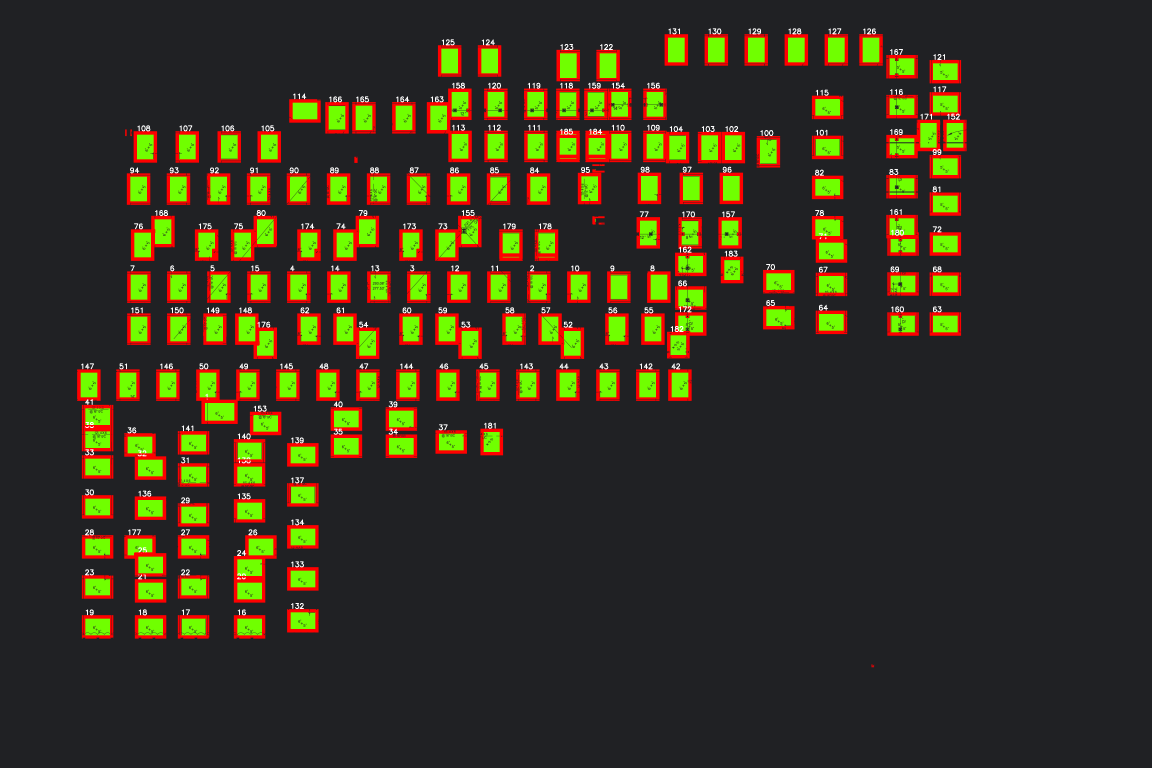
#> input picture files/Step8-results.png, 3456 x 2304 px (shown at 1/3 size)
$ python -i Step8.py   (imports and definitions only)
#> lines starting #> are read from the running program, lines starting #| are printed output that depends on the picture; after the words box and inside, x2 and y2 are one past the last pixel; in counts of white or black regions, pixels touching at a corner belong together
#!/usr/bin/env python3
"""
Step7: Keep only pink (#ff00cd) shapes, remove all other colors
Uses OpenCV contour detection to count individual pink shapes
"""

import re
import math
import os
import sys
import cv2
import numpy as np
import cairosvg
import io
from PIL import Image
import json
sys.path.append(os.path.join(os.path.dirname(__file__), '..'))


# [18 lines left out: function svg_to_image, not called in this run]


def detect_pink_shapes(image_path, output_path='results.png'):
    """Detect individual pink shapes using contour detection"""
#> called with image_path = '../files/Step8-results.png', output_path = 'results.png'

    print(f"Processing image: {image_path}")

    # Check if input is SVG and convert if needed
    if str(image_path).lower().endswith('.svg'):
        print("Converting SVG to image for processing...")
        pil_image = svg_to_image(image_path)
        if pil_image is None:
            return 0, []

        # Convert PIL Image to OpenCV format
        img = cv2.cvtColor(np.array(pil_image), cv2.COLOR_RGB2BGR)
    else:
        # Read image directly if it's not SVG
        img = cv2.imread(str(image_path))
#> img is the input picture: shape (2304, 3456, 3); mean B, G, R 31.9, 50.3, 54.4

    if img is None:
        print(f"Error: Could not read image {image_path}")
        return 0, []

    # Convert to HSV for better color detection
    hsv = cv2.cvtColor(img, cv2.COLOR_BGR2HSV)
#> hsv: shape (2304, 3456, 3); mean H, S, V 99.6, 62.3, 69.5

    # Define pink color range in HSV for #ff00cd (RGB: 255, 0, 205 = HSV: 310°, 100%, 100%)
    # In OpenCV HSV: H ranges 0-180, S and V range 0-255
    # 310° / 2 = 155 in OpenCV
    # We need to use two ranges because pink wraps around the hue circle
    lower_pink1 = np.array([140, 50, 50])   # Lower magenta/pink (wider range)
    upper_pink1 = np.array([170, 255, 255])   # Upper magenta/pink

    lower_pink2 = np.array([0, 50, 50])     # Lower red/pink (wrapping, wider range)
    upper_pink2 = np.array([15, 255, 255])    # Upper red/pink (wrapping)

    # Create mask for pink objects (combine both ranges)
    pink_mask1 = cv2.inRange(hsv, lower_pink1, upper_pink1)
#> pink_mask1: shape (2304, 3456); every value is 0
    pink_mask2 = cv2.inRange(hsv, lower_pink2, upper_pink2)
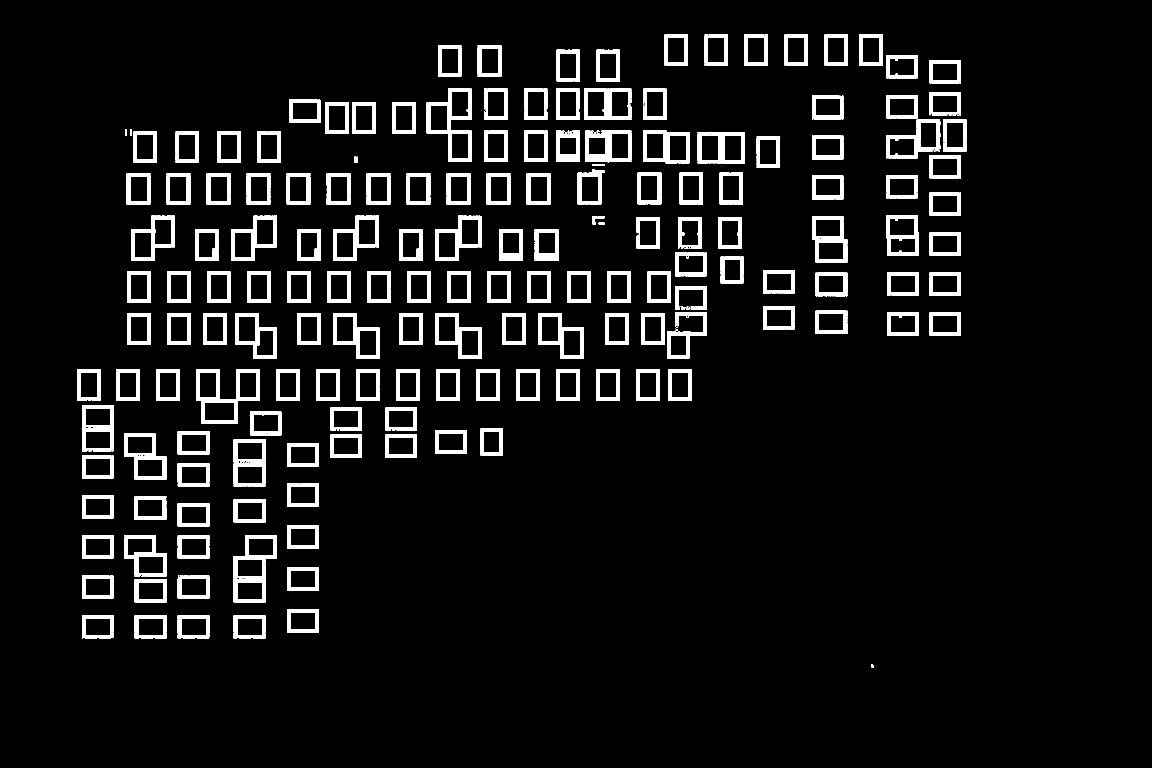
#> pink_mask2: shape (2304, 3456) (shown at 1/3 size); 6.6% white; 390 white regions (61 under 20 px), largest, box (x1, y1, x2, y2) and area: (588, 1108, 779, 1272) 8948, (1280, 266, 1415, 486) 8497, (701, 1606, 830, 1808) 8170
    pink_mask = cv2.bitwise_or(pink_mask1, pink_mask2)

    # Apply morphological operations to clean up the mask
    kernel = np.ones((3,3), np.uint8)
    pink_mask = cv2.morphologyEx(pink_mask, cv2.MORPH_CLOSE, kernel)
#> pink_mask: shape (2304, 3456); 6.9% white; 172 white regions (4 under 20 px), largest, box (x1, y1, x2, y2) and area: (588, 1108, 779, 1272) 9123, (1280, 266, 1415, 486) 8545, (701, 1606, 830, 1808) 8205
    pink_mask = cv2.morphologyEx(pink_mask, cv2.MORPH_OPEN, kernel)
#> pink_mask: shape (2304, 3456); 6.9% white; 178 white regions (7 under 20 px)

    # Find contours
    contours, _ = cv2.findContours(pink_mask, cv2.RETR_EXTERNAL, cv2.CHAIN_APPROX_SIMPLE)
#> contours = 178 contours, 7 with area under 20; largest, box (x1, y1, x2, y2) and area: (588, 1108, 779, 1272) 20746, (1280, 266, 1415, 486) 19140, (701, 1606, 830, 1808) 19064, (701, 1317, 796, 1460) 13339, (2093, 396, 2235, 490) 13110

    # Filter contours based on area and shape
    valid_contours = []
    for contour in contours:
        area = cv2.contourArea(contour)

        # Filter by area (adjust these values based on your shapes)
        if 10 < area < 50000:  # Very broad range to catch all potential shapes
            # Get bounding rectangle
            x, y, w, h = cv2.boundingRect(contour)

            # Check aspect ratio (diagonal lines can have various aspect ratios)
            aspect_ratio = w / h if h > 0 else 0
            # Allow for various shapes
            if 0.2 < aspect_ratio < 5.0:
                # Additional check: ensure reasonable size
                if w >= 10 and h >= 10:  # Minimum size requirement
                    valid_contours.append((contour, x, y, w, h, area))
#> this loop made 178 passes
#> (contour, area, x, y, w, h, aspect_ratio) on passes 8, 22, 29, 30: ([[246, 1726], [246, 1795], [339, 1795], [339, 1726]], 6417, 246, 1726, 94, 70, 1.34), ([[246, 1366], [246, 1435], [339, 1435], [339, 1366]], 6417, 246, 1366, 94, 70, 1.34), ([[1306, 1291], [1306, 1360], [1400, 1360], [1400, 1291]], 6486, 1306, 1291, 95, 70, 1.36), ([[1441, 1286], [1441, 1365], [1508, 1365], [1508, 1286]], 5293, 1441, 1286, 68, 80, 0.85)
#> after the loop, valid_contours = 162 items

    print(f"Found {len(valid_contours)} initial contours")
#| Found 162 initial contours

    # Group nearby contours to identify individual shapes
    if len(valid_contours) > 0:
        # Sort by area to prioritize larger contours
        valid_contours.sort(key=lambda x: x[5], reverse=True)

        # Group contours that are close to each other
        grouped_contours = []
        used_indices = set()

        for i, (contour, x, y, w, h, area) in enumerate(valid_contours):
            if i in used_indices:
                continue

            # Find contours that are close to this one
            nearby_contours = [(contour, x, y, w, h, area)]
            used_indices.add(i)

            center_x = x + w/2
            center_y = y + h/2

            for j, (contour2, x2, y2, w2, h2, area2) in enumerate(valid_contours):
                if j in used_indices:
                    continue

                center_x2 = x2 + w2/2
                center_y2 = y2 + h2/2

                # Calculate distance between centers
                distance = ((center_x - center_x2)**2 + (center_y - center_y2)**2)**0.5

                # If contours are very close, group them
                if distance < 25:  # Adjust based on your shape spacing
                    nearby_contours.append((contour2, x2, y2, w2, h2, area2))
                    used_indices.add(j)

            # Calculate combined bounding box for the group
            if nearby_contours:
                min_x = min(c[1] for c in nearby_contours)
                min_y = min(c[2] for c in nearby_contours)
                max_x = max(c[1] + c[3] for c in nearby_contours)
                max_y = max(c[2] + c[4] for c in nearby_contours)

                group_w = max_x - min_x
                group_h = max_y - min_y

                # Apply aspect ratio constraint to grouped bounding boxes
                group_aspect_ratio = group_w / group_h if group_h > 0 else 0
                if 0.2 < group_aspect_ratio < 5.0:
                    grouped_contours.append((nearby_contours, min_x, min_y, group_w, group_h))
                else:
                    # If grouped bounding box doesn't meet aspect ratio, treat each contour individually
                    for contour, x, y, w, h, area in nearby_contours:
                        grouped_contours.append(([(contour, x, y, w, h, area)], x, y, w, h))
#> this loop made 162 passes
#> (center_x, center_y, min_x) on passes 1 to 8: (683.5, 1190, 588), (1347.5, 376, 1280), (765.5, 1707, 701), (748.5, 1388.5, 701), (2164, 443, 2093), (1823, 313, 1752), (1375.5, 715, 1306), (2489, 718, 2436)

        valid_contours = grouped_contours
        print(f"Grouped into {len(valid_contours)} pink shapes")
#| Grouped into 162 pink shapes

    # Create result image by copying the original image
    result_img = img.copy()

    # List to store shape data
    shapes_data = []

    # Draw results
    for i, (contours_group, x, y, w, h) in enumerate(valid_contours):
        # Draw all contours in the group in green (#00ff00)
        for contour, _, _, _, _, _ in contours_group:
            cv2.drawContours(result_img, [contour], -1, (0, 255, 0), 2)  # Green color (BGR)

        # Draw bounding box around the group in green (#00ff00)
        cv2.rectangle(result_img, (int(x), int(y)), (int(x + w), int(y + h)), (0, 255, 0), 2)

        # Add label in white
        label = f"{i+1}"
        cv2.putText(result_img, label, (int(x), int(y)-10),
                   cv2.FONT_HERSHEY_SIMPLEX, 0.7, (255, 255, 255), 2)

        # Store shape data
        shape_info = {
            "id": i + 1,
            "x": float(x),
            "y": float(y),
            "width": float(w),
            "height": float(h),
            "contours_count": len(contours_group),
            "center_x": float(x + w/2),
            "center_y": float(y + h/2)
        }
        shapes_data.append(shape_info)

        pass  # shape detected
#> this loop made 162 passes
#> (x, y, w, h) on passes 1 to 3: (588, 1108, 191, 164), (1280, 266, 135, 220), (701, 1606, 129, 202)
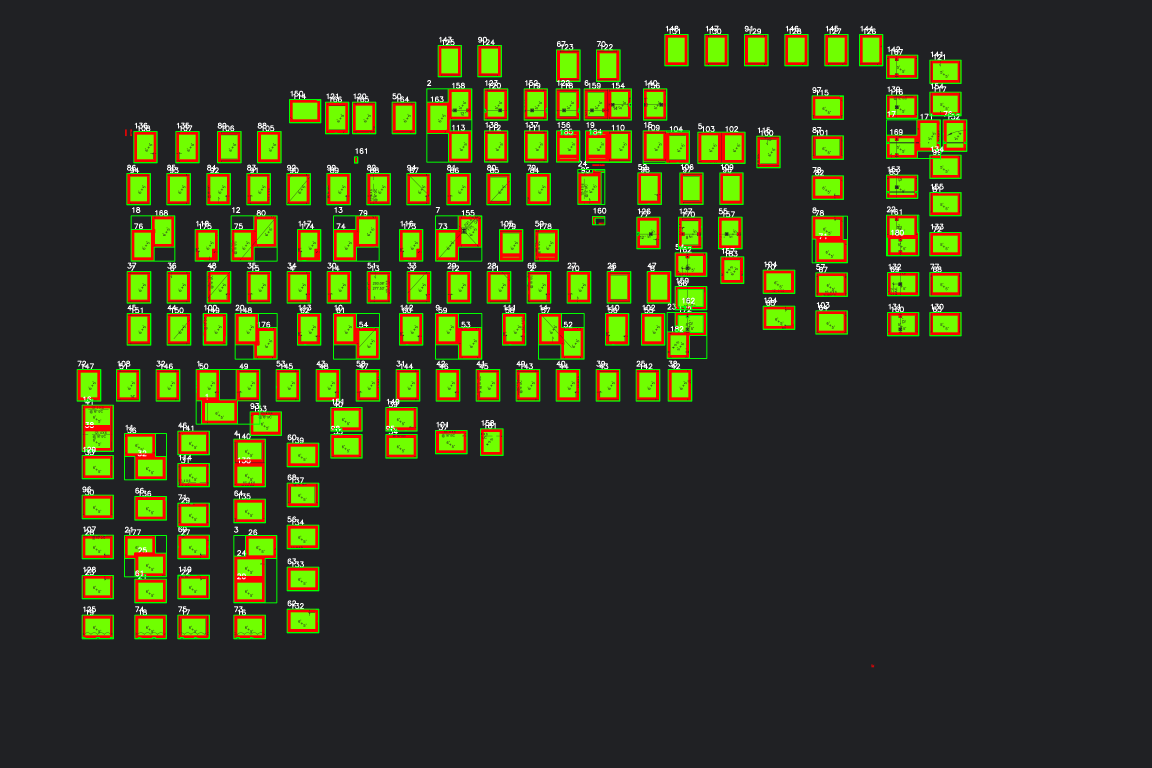
#> result_img: shape (2304, 3456, 3) (shown at 1/3 size); mean B, G, R 32.3, 57.5, 51.4

    # Save result
    if output_path.lower().endswith('.svg'):
        png_path = output_path.replace('.svg', '.png')
        cv2.imwrite(png_path, result_img)
        print(f"Result saved as: {png_path} (PNG format)")
    else:
        cv2.imwrite(output_path, result_img)
        print(f"Result saved as: {output_path}")

    print(f"Total pink shapes detected: {len(valid_contours)}")
#| Total pink shapes detected: 162

    return len(valid_contours), shapes_data


# [497 lines left out: functions save_shapes_to_json, process_svg_colors, parse_path_data, calculate_bounding_box, count_pink_shapes_from_svg, count_pink_rectangles_from_svg and 4 more, not called in this run]


# [50 lines not run here, left out]

>>> result = detect_pink_shapes('../files/Step8-results.png')
